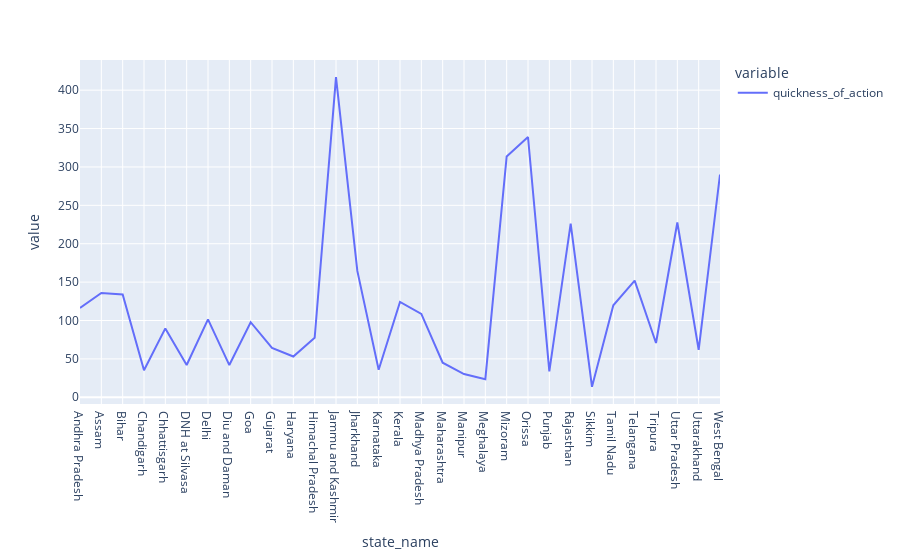

The notebook cell saved with this chart:
### Code cell
px.line(avg_quickness_states)

### Figure 1 — Plotly figure (JSON) as saved in the notebook; plotly's stock layout.template omitted (floating-point values rounded to 4 significant figures)
{"data": [{"hovertemplate": "variable=quickness_of_action<br>state_name=%{x}<br>value=%{y}<extra></extra>", "legendgroup": "quickness_of_action", "line": {"color": "#636efa", "dash": "solid"}, "marker": {"symbol": "circle"}, "mode": "lines", "name": "quickness_of_action", "orientation": "v", "showlegend": true, "x": ["Andhra Pradesh", "Assam", "Bihar", "Chandigarh", "Chhattisgarh", "DNH at Silvasa", "Delhi", "Diu and Daman", "Goa", "Gujarat", "Haryana", "Himachal Pradesh", "Jammu and Kashmir", "Jharkhand", "Karnataka", "Kerala", "Madhya Pradesh", "Maharashtra", "Manipur", "Meghalaya", "Mizoram", "Orissa", "Punjab", "Rajasthan", "Sikkim", "Tamil Nadu", "Telangana", "Tripura", "Uttar Pradesh", "Uttarakhand", "West Bengal"], "xaxis": "x", "y": [116.3, 136.0, 133.8, 35.29, 89.7, 42.0, 101.5, 41.99, 97.79, 64.34, 53.07, 77.59, 416.9, 164.6, 35.91, 124.2, 108.7, 45.09, 30.3, 23.56, 313.6, 339.0, 33.87, 226.1, 13.66, 119.9, 152.0, 70.73, 227.7, 61.91, 290.0], "yaxis": "y", "type": "scatter"}], "layout": {"xaxis": {"anchor": "y", "domain": [0, 1], "title": {"text": "state_name"}, "type": "category", "range": [0, 30], "autorange": true}, "yaxis": {"anchor": "x", "domain": [0, 1], "title": {"text": "value"}, "type": "linear", "range": [-8.738, 439.3], "autorange": true}, "legend": {"title": {"text": "variable"}, "tracegroupgap": 0}, "margin": {"t": 60}, "autosize": true}}
